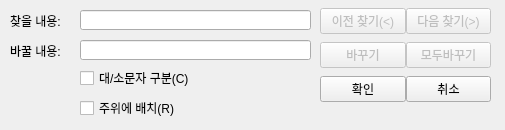
<?xml version="1.0" encoding="UTF-8"?>
<ui version="4.0">
 <class>Dialog</class>
 <widget class="QDialog" name="Dialog">
  <property name="enabled">
   <bool>true</bool>
  </property>
  <property name="geometry">
   <rect>
    <x>0</x>
    <y>0</y>
    <width>505</width>
    <height>130</height>
   </rect>
  </property>
  <property name="sizePolicy">
   <sizepolicy hsizetype="Fixed" vsizetype="Fixed">
    <horstretch>0</horstretch>
    <verstretch>0</verstretch>
   </sizepolicy>
  </property>
  <property name="mouseTracking">
   <bool>true</bool>
  </property>
  <property name="acceptDrops">
   <bool>false</bool>
  </property>
  <property name="windowTitle">
   <string>바꾸기</string>
  </property>
  <property name="sizeGripEnabled">
   <bool>false</bool>
  </property>
  <widget class="QLabel" name="replace_fine_str">
   <property name="enabled">
    <bool>true</bool>
   </property>
   <property name="geometry">
    <rect>
     <x>10</x>
     <y>10</y>
     <width>61</width>
     <height>21</height>
    </rect>
   </property>
   <property name="text">
    <string>찾을 내용:</string>
   </property>
  </widget>
  <widget class="QLineEdit" name="replace_find_str_text">
   <property name="geometry">
    <rect>
     <x>80</x>
     <y>10</y>
     <width>231</width>
     <height>20</height>
    </rect>
   </property>
  </widget>
  <widget class="QCheckBox" name="replace_capital">
   <property name="enabled">
    <bool>true</bool>
   </property>
   <property name="geometry">
    <rect>
     <x>80</x>
     <y>70</y>
     <width>121</width>
     <height>16</height>
    </rect>
   </property>
   <property name="text">
    <string>대/소문자 구분(C)</string>
   </property>
   <property name="shortcut">
    <string>Alt+C</string>
   </property>
   <property name="checked">
    <bool>false</bool>
   </property>
  </widget>
  <widget class="QCheckBox" name="replace_checkBox_2">
   <property name="geometry">
    <rect>
     <x>80</x>
     <y>100</y>
     <width>121</width>
     <height>16</height>
    </rect>
   </property>
   <property name="text">
    <string>주위에 배치(R)</string>
   </property>
   <property name="shortcut">
    <string>Alt+R</string>
   </property>
   <property name="checkable">
    <bool>true</bool>
   </property>
   <property name="checked">
    <bool>false</bool>
   </property>
  </widget>
  <widget class="QLabel" name="replace_str">
   <property name="enabled">
    <bool>true</bool>
   </property>
   <property name="geometry">
    <rect>
     <x>10</x>
     <y>40</y>
     <width>61</width>
     <height>21</height>
    </rect>
   </property>
   <property name="text">
    <string>바꿀 내용:</string>
   </property>
  </widget>
  <widget class="QLineEdit" name="replace_str_text">
   <property name="geometry">
    <rect>
     <x>80</x>
     <y>40</y>
     <width>231</width>
     <height>20</height>
    </rect>
   </property>
  </widget>
  <widget class="QWidget" name="gridLayoutWidget">
   <property name="geometry">
    <rect>
     <x>320</x>
     <y>0</y>
     <width>171</width>
     <height>112</height>
    </rect>
   </property>
   <layout class="QGridLayout" name="gridLayout" columnstretch="0,0">
    <property name="spacing">
     <number>0</number>
    </property>
    <item row="2" column="0">
     <widget class="QPushButton" name="replace_bReplace">
      <property name="enabled">
       <bool>false</bool>
      </property>
      <property name="text">
       <string>바꾸기</string>
      </property>
      <property name="shortcut">
       <string>Ctrl+S</string>
      </property>
     </widget>
    </item>
    <item row="2" column="1">
     <widget class="QPushButton" name="replace_bReplaceAll">
      <property name="enabled">
       <bool>false</bool>
      </property>
      <property name="text">
       <string>모두바꾸기</string>
      </property>
      <property name="shortcut">
       <string>Ctrl+S</string>
      </property>
     </widget>
    </item>
    <item row="0" column="1">
     <widget class="QPushButton" name="replace_bNext">
      <property name="enabled">
       <bool>false</bool>
      </property>
      <property name="text">
       <string>다음 찾기(&gt;)</string>
      </property>
      <property name="shortcut">
       <string>&gt;</string>
      </property>
     </widget>
    </item>
    <item row="3" column="1">
     <widget class="QPushButton" name="replace_bCancel">
      <property name="text">
       <string>취소</string>
      </property>
     </widget>
    </item>
    <item row="3" column="0">
     <widget class="QPushButton" name="replace_bCheck">
      <property name="text">
       <string>확인</string>
      </property>
     </widget>
    </item>
    <item row="0" column="0">
     <widget class="QPushButton" name="replace_bPrev">
      <property name="enabled">
       <bool>false</bool>
      </property>
      <property name="text">
       <string>이전 찾기(&lt;)</string>
      </property>
      <property name="shortcut">
       <string>&gt;</string>
      </property>
     </widget>
    </item>
   </layout>
  </widget>
 </widget>
 <resources/>
 <connections/>
</ui>
